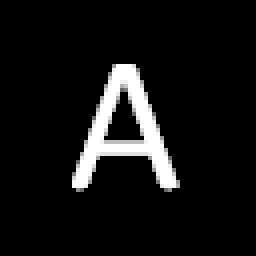
%> input picture CSM152A/lab4/Finished Hangman/M152A_hexfrombmp/A.bmp, 64 x 64 px (shown 4 times larger)
$ octave BMP_HEX_CONVERTER.m   (GNU Octave 9; MATLAB toolbox functions it lacks are replaced by stand-ins)
%> lines starting %> are read from the running program, lines starting %| are printed output that depends on the picture
%% From http://www.voidcn.com/article/p-nddaxtub-bqn.html
%Modifed


fid = fopen('Bitmaps.txt', 'wt');


b=imread('A.bmp');
%> b is the input picture: size 64x64x3 uint8; min 0, max 255, mean 19.4
fprintf(fid, 'localparam [4095:0]A_BMP = {\n\t');
for i=1:64
  for j=1:64
      fprintf(fid, '1''b%d', (b(i,j)!=0));
      if (i != 64 || j != 64)
        fprintf(fid,',');
      end
  end
  if (i == 64)
    fprintf(fid,'\n');
  else
    fprintf(fid,'\n\t');
  end
end
fprintf(fid, '};\n');

b=imread('B.bmp');
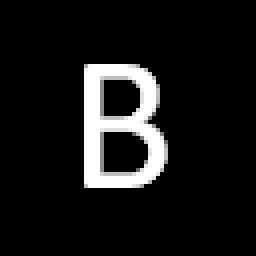
%> input picture CSM152A/lab4/Finished Hangman/M152A_hexfrombmp/B.bmp, 64 x 64 px (shown 4 times larger)
%> b is the input picture: size 64x64x3 uint8; min 0, max 255, mean 23.3
fprintf(fid, 'localparam [4095:0]B_BMP = {\n\t');
for i=1:64
  for j=1:64
      fprintf(fid, '1''b%d', (b(i,j)!=0));
      if (i != 64 || j != 64)
        fprintf(fid,',');
      end
  end
  if (i == 64)
    fprintf(fid,'\n');
  else
    fprintf(fid,'\n\t');
  end
end
fprintf(fid, '};\n');

b=imread('C.bmp');
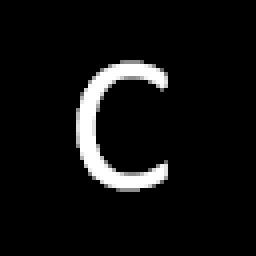
%> input picture CSM152A/lab4/Finished Hangman/M152A_hexfrombmp/C.bmp, 64 x 64 px (shown 4 times larger)
%> b is the input picture: size 64x64x3 uint8; min 0, max 255, mean 16.1
fprintf(fid, 'localparam [4095:0]C_BMP = {\n\t');
for i=1:64
  for j=1:64
      fprintf(fid, '1''b%d', (b(i,j)!=0));
      if (i != 64 || j != 64)
        fprintf(fid,',');
      end
  end
  if (i == 64)
    fprintf(fid,'\n');
  else
    fprintf(fid,'\n\t');
  end
end
fprintf(fid, '};\n');

b=imread('D.bmp');
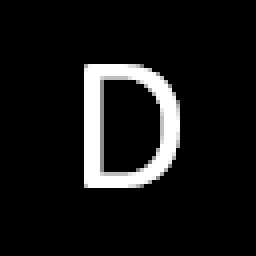
%> input picture CSM152A/lab4/Finished Hangman/M152A_hexfrombmp/D.bmp, 64 x 64 px (shown 4 times larger)
%> b is the input picture: size 64x64x3 uint8; min 0, max 255, mean 22.2
fprintf(fid, 'localparam [4095:0]D_BMP = {\n\t');
for i=1:64
  for j=1:64
      fprintf(fid, '1''b%d', (b(i,j)!=0));
      if (i != 64 || j != 64)
        fprintf(fid,',');
      end
  end
  if (i == 64)
    fprintf(fid,'\n');
  else
    fprintf(fid,'\n\t');
  end
end
fprintf(fid, '};\n');

b=imread('E.bmp');
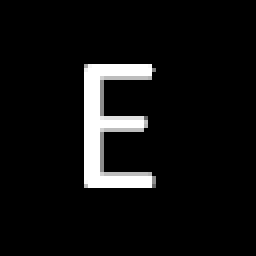
%> input picture CSM152A/lab4/Finished Hangman/M152A_hexfrombmp/E.bmp, 64 x 64 px (shown 4 times larger)
%> b is the input picture: size 64x64x3 uint8; min 0, max 255, mean 17.1
fprintf(fid, 'localparam [4095:0]E_BMP = {\n\t');
for i=1:64
  for j=1:64
      fprintf(fid, '1''b%d', (b(i,j)!=0));
      if (i != 64 || j != 64)
        fprintf(fid,',');
      end
  end
  if (i == 64)
    fprintf(fid,'\n');
  else
    fprintf(fid,'\n\t');
  end
end
fprintf(fid, '};\n');

b=imread('F.bmp');
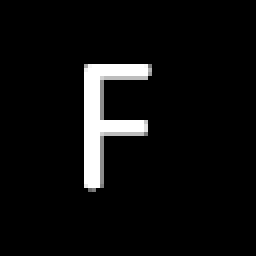
%> input picture CSM152A/lab4/Finished Hangman/M152A_hexfrombmp/F.bmp, 64 x 64 px (shown 4 times larger)
%> b is the input picture: size 64x64x3 uint8; min 0, max 255, mean 14.2
fprintf(fid, 'localparam [4095:0]F_BMP = {\n\t');
for i=1:64
  for j=1:64
      fprintf(fid, '1''b%d', (b(i,j)!=0));
      if (i != 64 || j != 64)
        fprintf(fid,',');
      end
  end
  if (i == 64)
    fprintf(fid,'\n');
  else
    fprintf(fid,'\n\t');
  end
end
fprintf(fid, '};\n');

%> (the run ends here)
